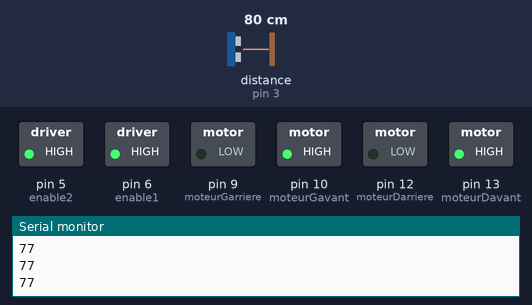
This sketch was run on a simulated Arduino Uno, built with avr-gcc and run on an emulated ATmega328P. Shown: switched loads named in the sketch (green lamp = pin HIGH), the last lines printed to the serial monitor. Wiring (inferred from the names in the program): ultrasonic range finder: trigger pin 2; echo pin 3. Inputs (shaded band) come from the test bench; at power-on: distance to the obstacle (sensor on pin 3) 80 cm. The echo pulse lasts 58.3 µs per cm; pins used as bus, display or sensor lines are not drawn.

Above: at 1.2 s.
1.3 s: distance to the obstacle (sensor on pin 3) set to 22 cm
2.8 s: distance to the obstacle (sensor on pin 3) set to 18 cm
At 4.2 s:
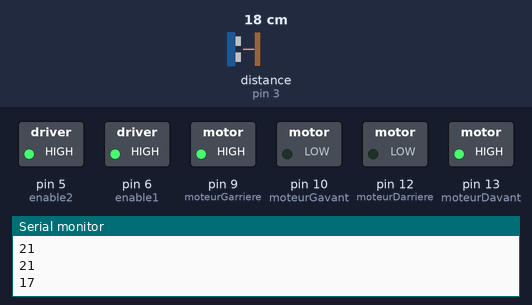
5.8 s: distance to the obstacle (sensor on pin 3) set to 35 cm
At 7.6 s:
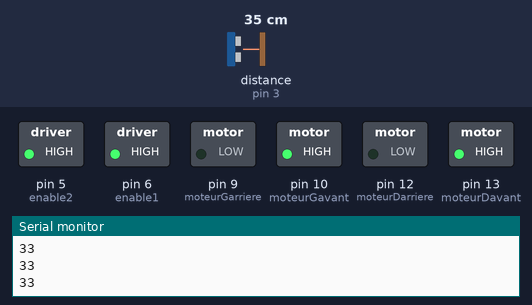
8.7 s: distance to the obstacle (sensor on pin 3) set to 2 cm
At 11.1 s:
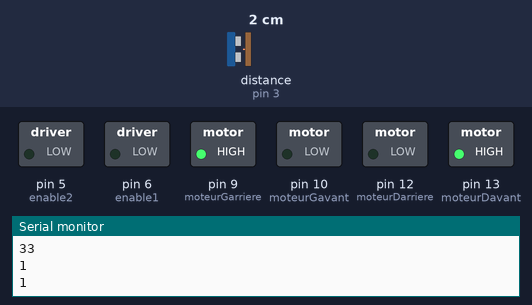
Timing chart, 0 to 12.7 s (numbered marks = the images above; inputs shaded):
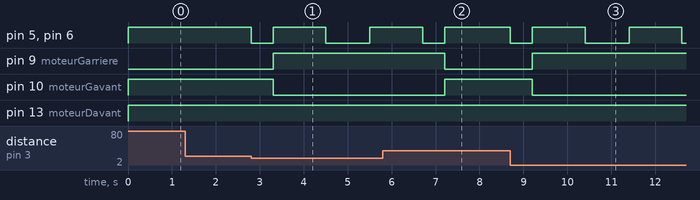

Measured:
- the behaviour switches between 21 and 20 cm on distance to the obstacle (sensor on pin 3) (found by bisection; images 0 and 1)
- after the input at 2.8 s, pin 5 (enable2), pin 6 (enable1): HIGH → LOW at once, → HIGH 0.50 s later, → LOW 1.2 s later, → HIGH 1.0 s later; pin 9 (moteurGarriere): LOW → HIGH after 0.51 s; pin 10 (moteurGavant): HIGH → LOW after 0.51 s
- after the input at 5.8 s, pin 9 (moteurGarriere): HIGH → LOW after 1.4 s; pin 10 (moteurGavant): LOW → HIGH after 1.4 s
- after the input at 8.7 s, pin 5 (enable2), pin 6 (enable1): goes LOW 0.50 s, HIGH 1.2 s, LOW 1.0 s, HIGH 1.2 s, then LOW, starting at once; pin 9 (moteurGarriere): LOW → HIGH after 0.51 s; pin 10 (moteurGavant): HIGH → LOW after 0.51 s

The sketch:

code_final_robot2.ino
```cpp
#include <Ultrasonic.h>

int trig = 2;
int echo = 3;
int distance;
int valeur;
int time;

int moteurDavant = 13;
int moteurDarriere = 12;
int moteurGavant = 10;
int moteurGarriere = 9;

int enable1 = 6;
int enable2 = 5;


void setup(){
  pinMode(moteurDavant, OUTPUT);
  pinMode(moteurDarriere, OUTPUT);
  pinMode(moteurGavant, OUTPUT);
  pinMode(moteurGarriere, OUTPUT);
  pinMode(enable1, OUTPUT);
  pinMode(enable2, OUTPUT);

  digitalWrite(moteurDavant, LOW);
  digitalWrite(moteurDarriere, LOW);
  digitalWrite(moteurGavant, LOW);
  digitalWrite(moteurGarriere, LOW);
  digitalWrite(enable1, HIGH);
  digitalWrite(enable2, HIGH);

   pinMode(trig, OUTPUT);
  pinMode(echo, INPUT);
  digitalWrite(trig, LOW);
  Serial.begin(9600);

}


void loop(){

  digitalWrite(trig, HIGH);
  delayMicroseconds(10);
  digitalWrite(trig, LOW);
  valeur = pulseIn(echo, HIGH)/60;
  Serial.println(valeur);

  if(valeur<20){
    arret();
    tournerG();
    arret();
  }
  else{
  avancer();
  }
}


void avancer(){
  digitalWrite(enable1, HIGH);
  digitalWrite(enable2, HIGH);
  digitalWrite(moteurDavant, HIGH);
  digitalWrite(moteurDarriere, LOW);
  digitalWrite(moteurGavant, HIGH);
  digitalWrite(moteurGarriere, LOW);
}
void arret(){
  digitalWrite(enable1, LOW);
  digitalWrite(enable2, LOW);
  delay(500);
}
void  tournerD(){
  digitalWrite(enable1, HIGH);
  digitalWrite(enable2, HIGH);
  digitalWrite(moteurDavant, LOW);
  digitalWrite(moteurDarriere, HIGH);
  digitalWrite(moteurGavant, HIGH);
  digitalWrite(moteurGarriere, LOW);


}
void tournerG(){
  digitalWrite(enable1, HIGH);
  digitalWrite(enable2, HIGH);
  digitalWrite(moteurDavant, HIGH);
  digitalWrite(moteurDarriere, LOW);
  digitalWrite(moteurGavant, LOW);
  digitalWrite(moteurGarriere, HIGH);
  delay(1200);


}
```
